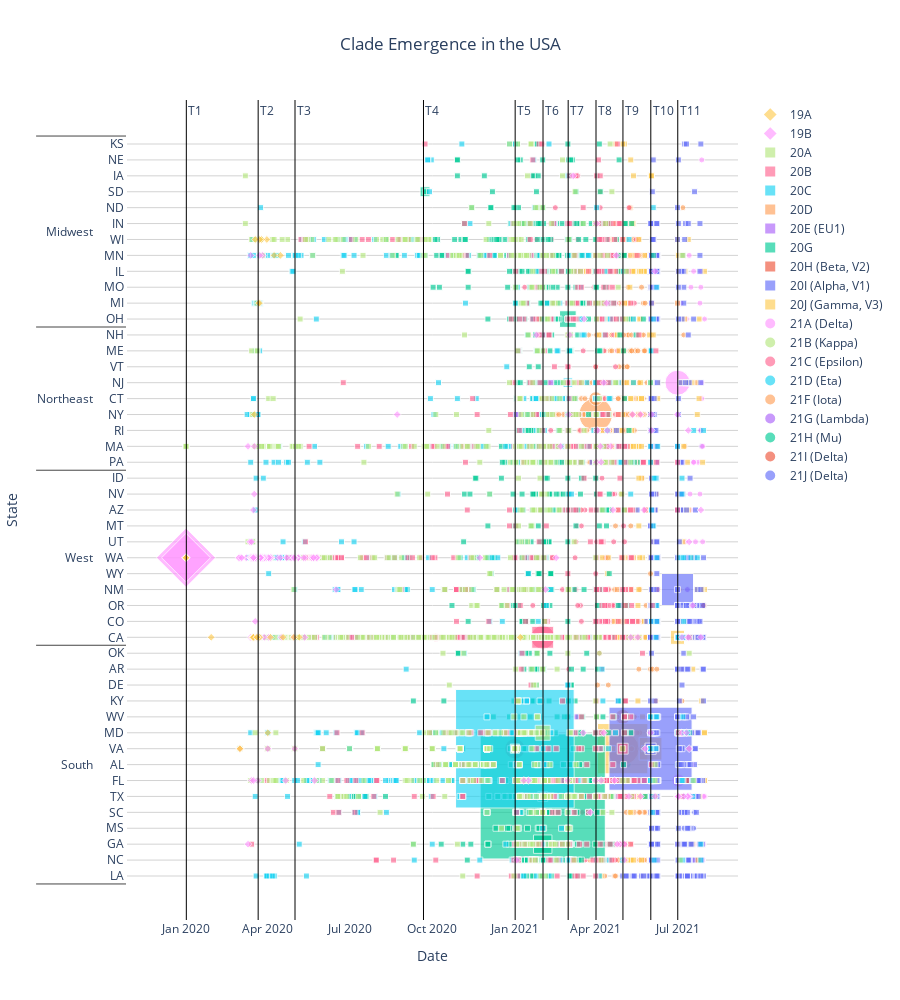

Here is the notebook cell this chart was saved with:
### Code cell
def get_clade(df, clade):
    return df[df['clade'] == clade].sort_values('count', ascending = False)
def get_symbol(clade):
    if '19' in clade:
        return 'diamond'
    if '20' in clade:
        return 'square'
    if '21' in clade:
        return 'circle'

def add_clade_trace(df, fig, name):
    customdf = np.stack((df['count'], df['p_accession'] ),axis = -1)
    fig.add_trace(
        go.Scatter(mode = 'markers', x=df["date"], y=[df['region'],df["state"]],
                        showlegend = True,
                   name = name,meta = [name],
                   customdata = customdf,
                   hovertemplate = "<b>%{customdata[1]}</b><br>%{customdata[0]} reports hear after<br>%{meta[0]}<extra>%{y[0]}<br>%{y[1]}<br>%{x}<br></extra>",
                     marker = dict(
                         size=df["count"],
                         sizeref = 30, 
                         sizemin = 3,
                         opacity = 0.65,
                         symbol = get_symbol(name)),
                  ))

fig = go.Figure()

# for every clade, add trace
for c in df['clade'].sort_values(ascending = False).unique():
    add_clade_trace(get_clade(df, c), fig, c)
    
# timespan start lines
for row in timespan_df.iterrows():
    fig.add_vline(x=datetime.datetime.strptime(row[1]['start2'].strftime("%Y-%m-%d"), "%Y-%m-%d").timestamp() * 1000,
                  annotation_text = 'T' + str(row[1]['timespan']), line_width = 1, line_color = 'black')


fig.update_layout(
            title = dict(text = "Clade Emergence in the USA", x= 0.5),
            plot_bgcolor = 'white',
            legend = dict(itemsizing = 'constant', traceorder = "reversed"),
            height = 1000
            )
fig.update_yaxes(
            title = dict(text = 'State'),
            showline = True,
            gridcolor = 'lightgrey',
            categoryorder = 'array',
            categoryarray = ['West', 'Midwest', 'Northeast', 'South'],
            type = 'multicategory',
            showdividers=True,
            tickson = 'labels'
)
fig.update_xaxes(
            title = dict(text = 'Date')
)
config = dict(scrollZoom = False, doubleClick = 'reset', displayModeBar = True,
                  modeBarButtonsToRemove=['zoom2d','zoomIn2d', 'zoomOut2d','autoScale2d','lasso2d','select2d'])
fig.show(config = config)
fig.write_html('../../visualizations/clade_emergence.html', config = config)

### Figure 1 — Plotly figure (JSON) as saved in the notebook; plotly's stock layout.template omitted (floating-point values rounded to 4 significant figures; data arrays with more than 128 entries replaced by an {"elided": "..."} marker saying what was removed)
{"data": [{"customdata": {"elided": "67x2 mixed values"}, "hovertemplate": "<b>%{customdata[1]}</b><br>%{customdata[0]} reports hear after<br>%{meta[0]}<extra>%{y[0]}<br>%{y[1]}<br>%{x}<br></extra>", "marker": {"opacity": 0.65, "size": [129, 29, 27, 15, 10, 8, 6, 5, 4, 3, 3, 3, 3, 2, 2, 2, 2, 2, 2, 2, 2, 2, 1, 1, 1, 1, 1, 1, 1, 1, 1, 1, 1, 1, 1, 1, 1, 1, 1, 1, 1, 1, 1, 1, 1, 1, 1, 1, 1, 1, 1, 1, 1, 1, 1, 1, 1, 1, 1, 1, 1, 1, 1, 1, 1, 1, 1], "sizemin": 3, "sizeref": 30, "symbol": "circle"}, "meta": ["21J (Delta)"], "mode": "markers", "name": "21J (Delta)", "showlegend": true, "type": "scatter", "x": ["2021-07-05T00:00:00", "2021-07-06T00:00:00", "2021-07-06T00:00:00", "2021-07-11T00:00:00", "2021-07-10T00:00:00", "2021-07-07T00:00:00", "2021-07-08T00:00:00", "2021-07-16T00:00:00", "2021-07-13T00:00:00", "2021-07-24T00:00:00", "2021-07-13T00:00:00", "2021-07-11T00:00:00", "2021-07-15T00:00:00", "2021-07-14T00:00:00", "2021-07-15T00:00:00", "2021-07-12T00:00:00", "2021-07-12T00:00:00", "2021-07-11T00:00:00", "2021-07-17T00:00:00", "2021-07-19T00:00:00", "2021-07-22T00:00:00", "2021-07-29T00:00:00", "2021-07-19T00:00:00", "2021-07-30T00:00:00", "2021-07-17T00:00:00", "2021-07-30T00:00:00", "2021-07-17T00:00:00", "2021-07-18T00:00:00", "2021-07-19T00:00:00", "2021-07-19T00:00:00", "2021-07-28T00:00:00", "2021-07-19T00:00:00", "2021-07-19T00:00:00", "2021-07-26T00:00:00", "2021-07-19T00:00:00", "2021-07-25T00:00:00", "2021-07-19T00:00:00", "2021-07-19T00:00:00", "2021-07-19T00:00:00", "2021-07-20T00:00:00", "2021-07-17T00:00:00", "2021-06-09T00:00:00", "2021-07-14T00:00:00", "2021-07-16T00:00:00", "2021-07-16T00:00:00", "2021-07-06T00:00:00", "2021-07-06T00:00:00", "2021-07-07T00:00:00", "2021-07-08T00:00:00", "2021-07-08T00:00:00", "2021-07-08T00:00:00", "2021-07-09T00:00:00", "2021-07-09T00:00:00", "2021-07-10T00:00:00", "2021-07-10T00:00:00", "2021-07-11T00:00:00", "2021-07-12T00:00:00", "2021-07-12T00:00:00", "2021-07-12T00:00:00", "2021-07-13T00:00:00", "2021-07-13T00:00:00", "2021-07-14T00:00:00", "2021-07-05T00:00:00", "2021-07-14T00:00:00", "2021-07-15T00:00:00", "2021-07-15T00:00:00", "2021-07-30T00:00:00"], "y": {"elided": "2x67 str values"}}, {"customdata": [[8, "QXY23330"], [4, "QXP81155"], [4, "QXQ22774"], [3, "QYC62739"], [2, "QYJ49982"], [2, "QXY23294"], [1, "QYP37656"], [1, "QZX14550"], [1, "QZQ05743"], [1, "QXY07377"], [1, "QYL46928"], [1, "QWX30232"], [1, "QXY24530"], [1, "QXY24410"], [1, "QXP81755"], [1, "QXP81179"], [1, "QZB04898"]], "hovertemplate": "<b>%{customdata[1]}</b><br>%{customdata[0]} reports hear after<br>%{meta[0]}<extra>%{y[0]}<br>%{y[1]}<br>%{x}<br></extra>", "marker": {"opacity": 0.65, "size": [8, 4, 4, 3, 2, 2, 1, 1, 1, 1, 1, 1, 1, 1, 1, 1, 1], "sizemin": 3, "sizeref": 30, "symbol": "circle"}, "meta": ["21I (Delta)"], "mode": "markers", "name": "21I (Delta)", "showlegend": true, "type": "scatter", "x": ["2021-07-12T00:00:00", "2021-07-10T00:00:00", "2021-07-08T00:00:00", "2021-07-14T00:00:00", "2021-07-09T00:00:00", "2021-07-13T00:00:00", "2021-07-16T00:00:00", "2021-07-29T00:00:00", "2021-07-26T00:00:00", "2021-07-19T00:00:00", "2021-07-19T00:00:00", "2021-06-01T00:00:00", "2021-07-15T00:00:00", "2021-07-15T00:00:00", "2021-07-11T00:00:00", "2021-07-11T00:00:00", "2021-07-30T00:00:00"], "y": [["South", "South", "South", "South", "South", "South", "South", null, "South", "South", "West", "South", "South", "South", "South", "South", "West"], ["LA", "LA", "LA", "LA", "FL", "LA", "FL", "TN", "FL", "LA", "OR", "LA", "LA", "LA", "LA", "LA", "OR"]]}, {"customdata": [[4, "QXL64492"], [2, "QXO37316"], [2, "QXO37328"], [1, "QXI95038"], [1, "QVO34968"], [1, "QWT95693"], [1, "QZD02286"], [1, "QXP81095"], [1, "QYD01387"], [1, "QXY24482"], [1, "QXY24014"]], "hovertemplate": "<b>%{customdata[1]}</b><br>%{customdata[0]} reports hear after<br>%{meta[0]}<extra>%{y[0]}<br>%{y[1]}<br>%{x}<br></extra>", "marker": {"opacity": 0.65, "size": [4, 2, 2, 1, 1, 1, 1, 1, 1, 1, 1], "sizemin": 3, "sizeref": 30, "symbol": "circle"}, "meta": ["21H (Mu)"], "mode": "markers", "name": "21H (Mu)", "showlegend": true, "type": "scatter", "x": ["2021-06-06T00:00:00", "2021-07-01T00:00:00", "2021-07-01T00:00:00", "2021-05-07T00:00:00", "2021-05-07T00:00:00", "2021-06-07T00:00:00", "2021-07-07T00:00:00", "2021-07-08T00:00:00", "2021-07-13T00:00:00", "2021-07-16T00:00:00", "2021-07-18T00:00:00"], "y": [["South", "South", "South", "South", "Northeast", "Midwest", "South", "South", "South", "South", "South"], ["FL", "AL", "AL", "AL", "PA", "OH", "NC", "LA", "GA", "LA", "LA"]]}, {"customdata": [[16, "QXL64433"], [7, "QYJ36841"], [7, "QYJ47336"], [4, "QXP15089"], [3, "QTW98630"], [2, "QZW87850"], [1, "UAJ17783"], [1, "QZF10266"], [1, "QZR96779"], [1, "QZZ55820"], [1, "QYP36248"], [1, "UAO75224"], [1, "QYJ54081"], [1, "QYN94569"], [1, "QYH80068"], [1, "QTW98642"], [1, "QXT10305"], [1, "QWQ75028"], [1, "QVE49784"], [1, "QUJ23224"], [1, "QZX33110"]], "hovertemplate": "<b>%{customdata[1]}</b><br>%{customdata[0]} reports hear after<br>%{meta[0]}<extra>%{y[0]}<br>%{y[1]}<br>%{x}<br></extra>", "marker": {"opacity": 0.65, "size": [16, 7, 7, 4, 3, 2, 1, 1, 1, 1, 1, 1, 1, 1, 1, 1, 1, 1, 1, 1, 1], "sizemin": 3, "sizeref": 30, "symbol": "circle"}, "meta": ["21G (Lambda)"], "mode": "markers", "name": "21G (Lambda)", "showlegend": true, "type": "scatter", "x": ["2021-06-02T00:00:00", "2021-07-01T00:00:00", "2021-07-05T00:00:00", "2021-06-01T00:00:00", "2021-04-08T00:00:00", "2021-07-28T00:00:00", "2021-07-14T00:00:00", "2021-07-27T00:00:00", "2021-07-27T00:00:00", "2021-07-27T00:00:00", "2021-07-17T00:00:00", "2021-07-17T00:00:00", "2021-07-05T00:00:00", "2021-07-12T00:00:00", "2021-07-06T00:00:00", "2021-04-08T00:00:00", "2021-07-01T00:00:00", "2021-06-03T00:00:00", "2021-05-01T00:00:00", "2021-04-20T00:00:00", "2021-07-30T00:00:00"], "y": [["South", "South", "Midwest", "South", "Midwest", "Northeast", "South", "South", "South", "Northeast", "West", "South", "South", "West", "South", "Midwest", "South", "South", "Midwest", "Midwest", "West"], ["FL", "FL", "MI", "VA", "OH", "MA", "FL", "NC", "FL", "RI", "CA", "TX", "FL", "NM", "TX", "OH", "MD", "GA", "OH", "OH", "CA"]]}, {"customdata": {"elided": "1083x2 mixed values"}, "hovertemplate": "<b>%{customdata[1]}</b><br>%{customdata[0]} reports hear after<br>%{meta[0]}<extra>%{y[0]}<br>%{y[1]}<br>%{x}<br></extra>", "marker": {"opacity": 0.65, "size": {"elided": "1083 int values"}, "sizemin": 3, "sizeref": 30, "symbol": "circle"}, "meta": ["21F (Iota)"], "mode": "markers", "name": "21F (Iota)", "showlegend": true, "type": "scatter", "x": {"elided": "1083 str values"}, "y": {"elided": "2x1083 str values"}}, {"customdata": [[7, "QWU01313"], [3, "QUH70029"], [1, "QVU61512"], [1, "QXF43143"]], "hovertemplate": "<b>%{customdata[1]}</b><br>%{customdata[0]} reports hear after<br>%{meta[0]}<extra>%{y[0]}<br>%{y[1]}<br>%{x}<br></extra>", "marker": {"opacity": 0.65, "size": [7, 3, 1, 1], "sizemin": 3, "sizeref": 30, "symbol": "circle"}, "meta": ["21D (Eta)"], "mode": "markers", "name": "21D (Eta)", "showlegend": true, "type": "scatter", "x": ["2021-06-01T00:00:00", "2021-04-05T00:00:00", "2021-05-03T00:00:00", "2021-06-01T00:00:00"], "y": [["South", "Northeast", "Northeast", "South"], ["MD", "PA", "PA", "VA"]]}, {"customdata": {"elided": "539x2 mixed values"}, "hovertemplate": "<b>%{customdata[1]}</b><br>%{customdata[0]} reports hear after<br>%{meta[0]}<extra>%{y[0]}<br>%{y[1]}<br>%{x}<br></extra>", "marker": {"opacity": 0.65, "size": {"elided": "539 int values"}, "sizemin": 3, "sizeref": 30, "symbol": "circle"}, "meta": ["21C (Epsilon)"], "mode": "markers", "name": "21C (Epsilon)", "showlegend": true, "type": "scatter", "x": {"elided": "539 str values"}, "y": {"elided": "2x539 str values"}}, {"customdata": [[14, "QUH89695"], [10, "QVV35885"], [8, "QVJ31663"], [6, "QUX54340"], [6, "QVJ16114"], [4, "QVO77206"], [4, "QUS69694"], [2, "QTY83052"], [2, "QVN36473"], [2, "QVU56552"], [1, "QVG09820"], [1, "QVG20863"], [1, "QVF83429"], [1, "QVU55509"], [1, "QVV08277"], [1, "QVV54314"], [1, "QXI75373"], [1, "QVX63073"], [1, "QVD98248"], [1, "QUS65426"], [1, "QVG33493"], [1, "QVG46080"], [1, "QVW80298"], [1, "QUM53269"], [1, "QVJ31675"], [1, "QUM27129"], [1, "QUQ29793"], [1, "QVE26557"], [1, "QUP25016"], [1, "QUQ44927"], [1, "QVE59654"], [1, "QUD43489"], [1, "QWC94989"]], "hovertemplate": "<b>%{customdata[1]}</b><br>%{customdata[0]} reports hear after<br>%{meta[0]}<extra>%{y[0]}<br>%{y[1]}<br>%{x}<br></extra>", "marker": {"opacity": 0.65, "size": [14, 10, 8, 6, 6, 4, 4, 2, 2, 2, 1, 1, 1, 1, 1, 1, 1, 1, 1, 1, 1, 1, 1, 1, 1, 1, 1, 1, 1, 1, 1, 1, 1], "sizemin": 3, "sizeref": 30, "symbol": "circle"}, "meta": ["21B (Kappa)"], "mode": "markers", "name": "21B (Kappa)", "showlegend": true, "type": "scatter", "x": ["2021-04-02T00:00:00", "2021-05-02T00:00:00", "2021-04-10T00:00:00", "2021-04-16T00:00:00", "2021-04-08T00:00:00", "2021-03-15T00:00:00", "2021-04-13T00:00:00", "2021-03-13T00:00:00", "2021-05-09T00:00:00", "2021-05-04T00:00:00", "2021-04-27T00:00:00", "2021-04-27T00:00:00", "2021-05-03T00:00:00", "2021-05-03T00:00:00", "2021-04-22T00:00:00", "2021-05-07T00:00:00", "2021-05-12T00:00:00", "2021-05-12T00:00:00", "2021-04-23T00:00:00", "2021-04-15T00:00:00", "2021-04-21T00:00:00", "2021-04-17T00:00:00", "2021-04-15T00:00:00", "2021-04-11T00:00:00", "2021-04-10T00:00:00", "2021-04-09T00:00:00", "2021-04-09T00:00:00", "2021-04-06T00:00:00", "2021-04-05T00:00:00", "2021-04-05T00:00:00", "2021-04-05T00:00:00", "2021-04-01T00:00:00", "2021-05-13T00:00:00"], "y": [["Midwest", "Northeast", "Midwest", "South", "Midwest", "West", "Midwest", "Northeast", "Midwest", "Northeast", "West", "West", "West", "Midwest", "West", "Midwest", "West", "Midwest", "South", "Midwest", "Midwest", "Midwest", "Northeast", "West", "Midwest", "South", null, "Midwest", "South", "Northeast", "Midwest", "South", "Northeast"], ["WI", "MA", "WI", "GA", "WI", "CA", "IL", "NJ", "IL", "PA", "CA", "CA", "CA", "IN", "CA", "IN", "AZ", "IN", "FL", "MI", "IL", "MI", "NJ", "CA", "WI", "FL", "PR", "MN", "OK", "MA", "MN", "FL", "NJ"]]}, {"customdata": {"elided": "153x2 mixed values"}, "hovertemplate": "<b>%{customdata[1]}</b><br>%{customdata[0]} reports hear after<br>%{meta[0]}<extra>%{y[0]}<br>%{y[1]}<br>%{x}<br></extra>", "marker": {"opacity": 0.65, "size": {"elided": "153 int values"}, "sizemin": 3, "sizeref": 30, "symbol": "circle"}, "meta": ["21A (Delta)"], "mode": "markers", "name": "21A (Delta)", "showlegend": true, "type": "scatter", "x": {"elided": "153 str values"}, "y": {"elided": "2x153 str values"}}, {"customdata": {"elided": "555x2 mixed values"}, "hovertemplate": "<b>%{customdata[1]}</b><br>%{customdata[0]} reports hear after<br>%{meta[0]}<extra>%{y[0]}<br>%{y[1]}<br>%{x}<br></extra>", "marker": {"opacity": 0.65, "size": {"elided": "555 int values"}, "sizemin": 3, "sizeref": 30, "symbol": "square"}, "meta": ["20J (Gamma, V3)"], "mode": "markers", "name": "20J (Gamma, V3)", "showlegend": true, "type": "scatter", "x": {"elided": "555 str values"}, "y": {"elided": "2x555 str values"}}, {"customdata": {"elided": "818x2 mixed values"}, "hovertemplate": "<b>%{customdata[1]}</b><br>%{customdata[0]} reports hear after<br>%{meta[0]}<extra>%{y[0]}<br>%{y[1]}<br>%{x}<br></extra>", "marker": {"opacity": 0.65, "size": {"elided": "818 int values"}, "sizemin": 3, "sizeref": 30, "symbol": "square"}, "meta": ["20I (Alpha, V1)"], "mode": "markers", "name": "20I (Alpha, V1)", "showlegend": true, "type": "scatter", "x": {"elided": "818 str values"}, "y": {"elided": "2x818 str values"}}, {"customdata": [[3, "UAR25116"]], "hovertemplate": "<b>%{customdata[1]}</b><br>%{customdata[0]} reports hear after<br>%{meta[0]}<extra>%{y[0]}<br>%{y[1]}<br>%{x}<br></extra>", "marker": {"opacity": 0.65, "size": [3], "sizemin": 3, "sizeref": 30, "symbol": "square"}, "meta": ["20H (Beta, V2)"], "mode": "markers", "name": "20H (Beta, V2)", "showlegend": true, "type": "scatter", "x": ["2021-07-11T00:00:00"], "y": [["South"], ["FL"]]}, {"customdata": {"elided": "1866x2 mixed values"}, "hovertemplate": "<b>%{customdata[1]}</b><br>%{customdata[0]} reports hear after<br>%{meta[0]}<extra>%{y[0]}<br>%{y[1]}<br>%{x}<br></extra>", "marker": {"opacity": 0.65, "size": {"elided": "1866 int values"}, "sizemin": 3, "sizeref": 30, "symbol": "square"}, "meta": ["20G"], "mode": "markers", "name": "20G", "showlegend": true, "type": "scatter", "x": {"elided": "1866 str values"}, "y": {"elided": "2x1866 str values"}}, {"customdata": [[23, "QQX01070"], [3, "QRA63486"], [2, "QSE30904"], [2, "QTC64903"], [2, "QTK02995"], [1, "QQN03044"], [1, "QTW31990"], [1, "QQJ43722"], [1, "QRX00942"], [1, "QVL88177"], [1, "QRK44106"], [1, "QVG80402"]], "hovertemplate": "<b>%{customdata[1]}</b><br>%{customdata[0]} reports hear after<br>%{meta[0]}<extra>%{y[0]}<br>%{y[1]}<br>%{x}<br></extra>", "marker": {"opacity": 0.65, "size": [23, 3, 2, 2, 2, 1, 1, 1, 1, 1, 1, 1], "sizemin": 3, "sizeref": 30, "symbol": "square"}, "meta": ["20E (EU1)"], "mode": "markers", "name": "20E (EU1)", "showlegend": true, "type": "scatter", "x": ["2021-01-02T00:00:00", "2021-01-08T00:00:00", "2021-02-10T00:00:00", "2021-02-14T00:00:00", "2021-03-11T00:00:00", "2020-10-14T00:00:00", "2020-12-04T00:00:00", "2020-12-20T00:00:00", "2021-01-05T00:00:00", "2021-01-11T00:00:00", "2021-01-15T00:00:00", "2021-04-26T00:00:00"], "y": [["Northeast", "West", "Northeast", "Midwest", "South", "Northeast", "South", "West", "Northeast", null, "South", "South"], ["NY", "CA", "NJ", "IN", "WV", "MA", "AL", "CA", "NY", "AK", "KY", "TX"]]}, {"customdata": [[11, "QWU02970"], [7, "QZD17822"], [6, "QXT22242"], [6, "QWY66983"], [5, "QVG38210"], [4, "QWQ76658"], [1, "QQV21940"], [1, "QWA79455"], [1, "QYH78558"], [1, "QVH28577"], [1, "QSO34589"], [1, "QVE63802"], [1, "QVE32375"], [1, "QUE35876"], [1, "QRK18211"], [1, "QRW28143"], [1, "UAQ86028"]], "hovertemplate": "<b>%{customdata[1]}</b><br>%{customdata[0]} reports hear after<br>%{meta[0]}<extra>%{y[0]}<br>%{y[1]}<br>%{x}<br></extra>", "marker": {"opacity": 0.65, "size": [11, 7, 6, 6, 5, 4, 1, 1, 1, 1, 1, 1, 1, 1, 1, 1, 1], "sizemin": 3, "sizeref": 30, "symbol": "square"}, "meta": ["20D"], "mode": "markers", "name": "20D", "showlegend": true, "type": "scatter", "x": ["2021-06-03T00:00:00", "2021-07-01T00:00:00", "2021-07-02T00:00:00", "2021-06-05T00:00:00", "2021-04-18T00:00:00", "2021-06-01T00:00:00", "2021-01-07T00:00:00", "2021-05-01T00:00:00", "2021-07-07T00:00:00", "2021-04-25T00:00:00", "2021-01-27T00:00:00", "2021-04-09T00:00:00", "2021-04-07T00:00:00", "2021-04-01T00:00:00", "2021-01-28T00:00:00", "2021-01-28T00:00:00", "2021-07-24T00:00:00"], "y": [["Northeast", "Midwest", "South", "South", "Northeast", "South", "West", "South", "South", "West", "West", "Midwest", "Midwest", "Northeast", "Midwest", "West", "South"], ["PA", "MI", "MD", "TX", "NJ", "FL", "NM", "VA", "TX", "NM", "WA", "MN", "MN", "NJ", "OH", "NM", "NC"]]}, {"customdata": {"elided": "1048x2 mixed values"}, "hovertemplate": "<b>%{customdata[1]}</b><br>%{customdata[0]} reports hear after<br>%{meta[0]}<extra>%{y[0]}<br>%{y[1]}<br>%{x}<br></extra>", "marker": {"opacity": 0.65, "size": {"elided": "1048 int values"}, "sizemin": 3, "sizeref": 30, "symbol": "square"}, "meta": ["20C"], "mode": "markers", "name": "20C", "showlegend": true, "type": "scatter", "x": {"elided": "1048 str values"}, "y": {"elided": "2x1048 str values"}}, {"customdata": {"elided": "921x2 mixed values"}, "hovertemplate": "<b>%{customdata[1]}</b><br>%{customdata[0]} reports hear after<br>%{meta[0]}<extra>%{y[0]}<br>%{y[1]}<br>%{x}<br></extra>", "marker": {"opacity": 0.65, "size": {"elided": "921 int values"}, "sizemin": 3, "sizeref": 30, "symbol": "square"}, "meta": ["20B"], "mode": "markers", "name": "20B", "showlegend": true, "type": "scatter", "x": {"elided": "921 str values"}, "y": {"elided": "2x921 str values"}}, {"customdata": {"elided": "945x2 mixed values"}, "hovertemplate": "<b>%{customdata[1]}</b><br>%{customdata[0]} reports hear after<br>%{meta[0]}<extra>%{y[0]}<br>%{y[1]}<br>%{x}<br></extra>", "marker": {"opacity": 0.65, "size": {"elided": "945 int values"}, "sizemin": 3, "sizeref": 30, "symbol": "square"}, "meta": ["20A"], "mode": "markers", "name": "20A", "showlegend": true, "type": "scatter", "x": {"elided": "945 str values"}, "y": {"elided": "2x945 str values"}}, {"customdata": {"elided": "166x2 mixed values"}, "hovertemplate": "<b>%{customdata[1]}</b><br>%{customdata[0]} reports hear after<br>%{meta[0]}<extra>%{y[0]}<br>%{y[1]}<br>%{x}<br></extra>", "marker": {"opacity": 0.65, "size": {"elided": "166 int values"}, "sizemin": 3, "sizeref": 30, "symbol": "diamond"}, "meta": ["19B"], "mode": "markers", "name": "19B", "showlegend": true, "type": "scatter", "x": {"elided": "166 str values"}, "y": {"elided": "2x166 str values"}}, {"customdata": [[19, "QOF09449"], [7, "QQP42897"], [4, "QKU31397"], [3, "QLG00003"], [2, "QHW06059"], [2, "QKE45860"], [2, "QVI09845"], [2, "QOX07523"], [2, "QMI90807"], [1, "QOF15989"], [1, "QJQ27937"], [1, "QLJ57383"], [1, "QLJ57383"], [1, "QKS65584"], [1, "QOL84169"], [1, "QOE75686"], [1, "QJR84585"], [1, "QOU94298"], [1, "QLI51781"], [1, "QLC93524"], [1, "QJX45031"], [1, "QLC91196"], [1, "QOF08813"], [1, "QOU97058"], [1, "QOF08429"], [1, "QOX07523"], [1, "QLJ57383"], [1, "QMI94525"], [1, "QOF13325"], [1, "QOF10625"], [1, "QLJ57383"]], "hovertemplate": "<b>%{customdata[1]}</b><br>%{customdata[0]} reports hear after<br>%{meta[0]}<extra>%{y[0]}<br>%{y[1]}<br>%{x}<br></extra>", "marker": {"opacity": 0.65, "size": [19, 7, 4, 3, 2, 2, 2, 2, 2, 1, 1, 1, 1, 1, 1, 1, 1, 1, 1, 1, 1, 1, 1, 1, 1, 1, 1, 1, 1, 1, 1], "sizemin": 3, "sizeref": 30, "symbol": "diamond"}, "meta": ["19A"], "mode": "markers", "name": "19A", "showlegend": true, "type": "scatter", "x": ["2020-03-22T00:00:00", "2020-05-06T00:00:00", "2020-04-18T00:00:00", "2020-04-01T00:00:00", "2020-01-29T00:00:00", "2020-04-30T00:00:00", "2021-01-07T00:00:00", "2020-03-01T00:00:00", "2020-03-15T00:00:00", "2020-03-17T00:00:00", "2020-03-17T00:00:00", "2020-01-01T00:00:00", "2020-01-01T00:00:00", "2020-03-15T00:00:00", "2020-04-15T00:00:00", "2020-04-08T00:00:00", "2020-04-04T00:00:00", "2020-03-16T00:00:00", "2020-03-31T00:00:00", "2020-03-25T00:00:00", "2020-03-23T00:00:00", "2020-03-23T00:00:00", "2020-03-23T00:00:00", "2020-03-16T00:00:00", "2020-03-22T00:00:00", "2020-03-01T00:00:00", "2020-01-01T00:00:00", "2020-03-20T00:00:00", "2020-03-20T00:00:00", "2020-03-18T00:00:00", "2020-01-01T00:00:00"], "y": [["West", "West", "West", "South", "West", "West", "West", "South", "West", "West", "Northeast", "West", "West", "West", "Midwest", "Midwest", "West", "West", "Midwest", "Midwest", "West", "Midwest", "Midwest", "West", "Midwest", "South", "West", "West", "West", "Midwest", "West"], ["CA", "CA", "CA", "MD", "CA", "CA", "CA", "VA", "CA", "CA", "NY", "WA", "WA", "CA", "MN", "MN", "CA", "CA", "WI", "WI", "CA", "WI", "MI", "CA", "MI", "VA", "WA", "CA", "CA", "WI", "WA"]]}], "layout": {"annotations": [{"showarrow": false, "text": "T1", "x": 1577865600000, "xanchor": "left", "xref": "x", "y": 1, "yanchor": "top", "yref": "y domain"}, {"showarrow": false, "text": "T2", "x": 1584774000000, "xanchor": "left", "xref": "x", "y": 1, "yanchor": "top", "yref": "y domain"}, {"showarrow": false, "text": "T3", "x": 1588316400000, "xanchor": "left", "xref": "x", "y": 1, "yanchor": "top", "yref": "y domain"}, {"showarrow": false, "text": "T4", "x": 1600671600000, "xanchor": "left", "xref": "x", "y": 1, "yanchor": "top", "yref": "y domain"}, {"showarrow": false, "text": "T5", "x": 1609488000000, "xanchor": "left", "xref": "x", "y": 1, "yanchor": "top", "yref": "y domain"}, {"showarrow": false, "text": "T6", "x": 1612166400000, "xanchor": "left", "xref": "x", "y": 1, "yanchor": "top", "yref": "y domain"}, {"showarrow": false, "text": "T7", "x": 1614585600000, "xanchor": "left", "xref": "x", "y": 1, "yanchor": "top", "yref": "y domain"}, {"showarrow": false, "text": "T8", "x": 1617260400000, "xanchor": "left", "xref": "x", "y": 1, "yanchor": "top", "yref": "y domain"}, {"showarrow": false, "text": "T9", "x": 1619852400000, "xanchor": "left", "xref": "x", "y": 1, "yanchor": "top", "yref": "y domain"}, {"showarrow": false, "text": "T10", "x": 1622530800000, "xanchor": "left", "xref": "x", "y": 1, "yanchor": "top", "yref": "y domain"}, {"showarrow": false, "text": "T11", "x": 1625122800000, "xanchor": "left", "xref": "x", "y": 1, "yanchor": "top", "yref": "y domain"}], "height": 1000, "legend": {"itemsizing": "constant", "traceorder": "reversed"}, "plot_bgcolor": "white", "shapes": [{"line": {"color": "black", "width": 1}, "type": "line", "x0": 1577865600000, "x1": 1577865600000, "xref": "x", "y0": 0, "y1": 1, "yref": "y domain"}, {"line": {"color": "black", "width": 1}, "type": "line", "x0": 1584774000000, "x1": 1584774000000, "xref": "x", "y0": 0, "y1": 1, "yref": "y domain"}, {"line": {"color": "black", "width": 1}, "type": "line", "x0": 1588316400000, "x1": 1588316400000, "xref": "x", "y0": 0, "y1": 1, "yref": "y domain"}, {"line": {"color": "black", "width": 1}, "type": "line", "x0": 1600671600000, "x1": 1600671600000, "xref": "x", "y0": 0, "y1": 1, "yref": "y domain"}, {"line": {"color": "black", "width": 1}, "type": "line", "x0": 1609488000000, "x1": 1609488000000, "xref": "x", "y0": 0, "y1": 1, "yref": "y domain"}, {"line": {"color": "black", "width": 1}, "type": "line", "x0": 1612166400000, "x1": 1612166400000, "xref": "x", "y0": 0, "y1": 1, "yref": "y domain"}, {"line": {"color": "black", "width": 1}, "type": "line", "x0": 1614585600000, "x1": 1614585600000, "xref": "x", "y0": 0, "y1": 1, "yref": "y domain"}, {"line": {"color": "black", "width": 1}, "type": "line", "x0": 1617260400000, "x1": 1617260400000, "xref": "x", "y0": 0, "y1": 1, "yref": "y domain"}, {"line": {"color": "black", "width": 1}, "type": "line", "x0": 1619852400000, "x1": 1619852400000, "xref": "x", "y0": 0, "y1": 1, "yref": "y domain"}, {"line": {"color": "black", "width": 1}, "type": "line", "x0": 1622530800000, "x1": 1622530800000, "xref": "x", "y0": 0, "y1": 1, "yref": "y domain"}, {"line": {"color": "black", "width": 1}, "type": "line", "x0": 1625122800000, "x1": 1625122800000, "xref": "x", "y0": 0, "y1": 1, "yref": "y domain"}], "title": {"text": "Clade Emergence in the USA", "x": 0.5}, "xaxis": {"title": {"text": "Date"}}, "yaxis": {"categoryarray": ["West", "Midwest", "Northeast", "South"], "categoryorder": "array", "gridcolor": "lightgrey", "showdividers": true, "showline": true, "tickson": "labels", "title": {"text": "State"}, "type": "multicategory"}}}
